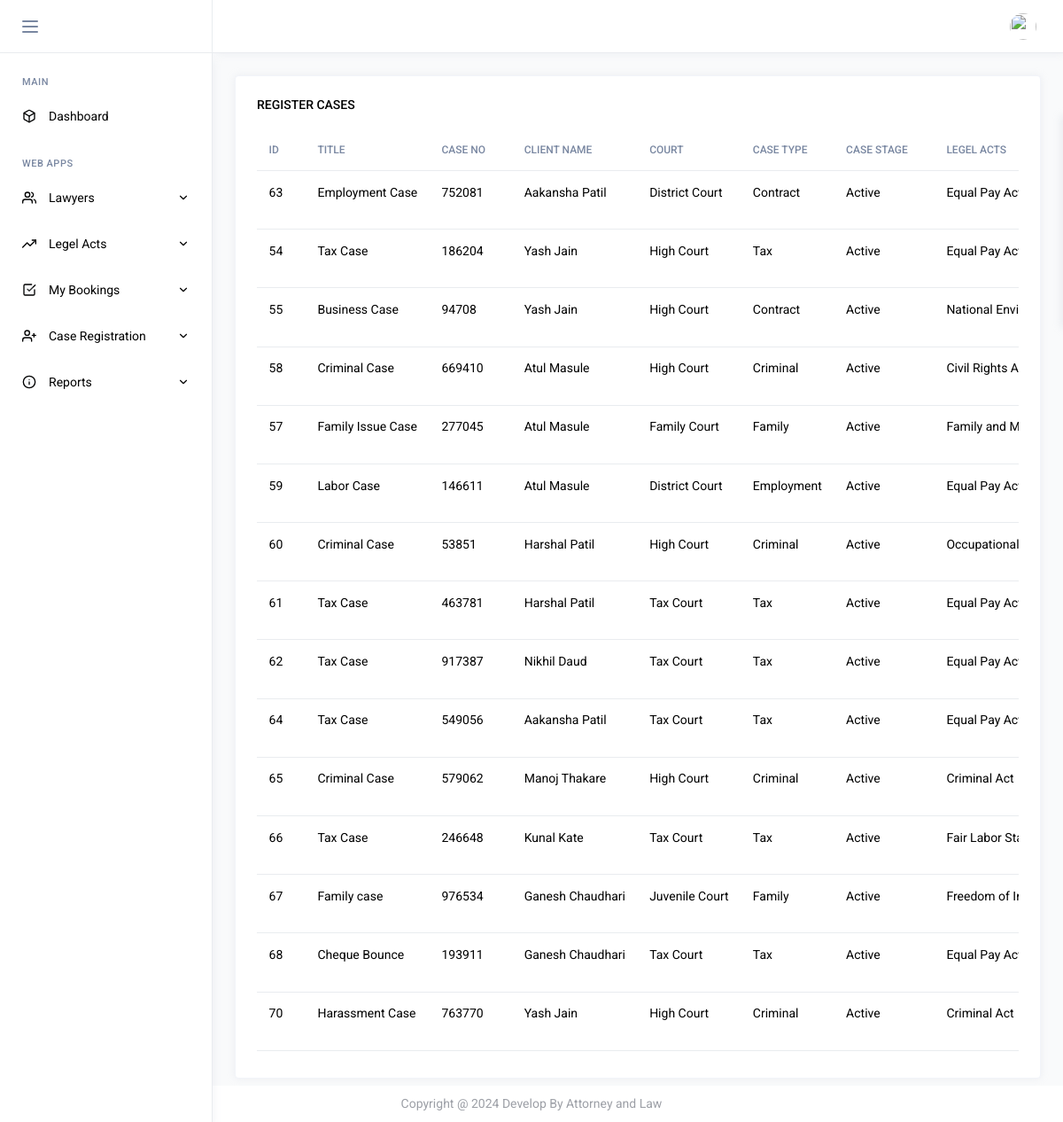
The app's page /lawyer-appointment-system/clients/control/view_case.php (signed in) with its own data.
### tables this page shows
CREATE TABLE `case_register` (
  `id` int(11) NOT NULL,
  `title` varchar(50) NOT NULL,
  `case_no` varchar(20) NOT NULL,
  `client_name` varchar(50) NOT NULL,
  `court` varchar(50) NOT NULL,
  `case_type` varchar(50) NOT NULL,
  `case_stage` varchar(50) NOT NULL,
  `legel_acts` varchar(50) NOT NULL,
  `description` varchar(100) NOT NULL,
  `lawyer_name` varchar(255) NOT NULL,
  `filling_date` date NOT NULL,
  `hearing_date` date NOT NULL,
  `opposite_lawyer` varchar(50) NOT NULL,
  `total_fees` int(20) NOT NULL,
  `unpaid` int(20) NOT NULL
);

CREATE TABLE `clients` (
  `id` int(11) NOT NULL,
  `name` varchar(50) NOT NULL,
  `gender` varchar(10) NOT NULL,
  `dob` varchar(50) NOT NULL,
  `email` varchar(50) NOT NULL,
  `password` varchar(255) DEFAULT NULL,
  `mobile` varchar(20) NOT NULL,
  `address` varchar(100) NOT NULL,
  `status` varchar(20) NOT NULL COMMENT '0-active,1-deactive'
);

CREATE TABLE `court` (
  `id` int(11) NOT NULL,
  `court_category` varchar(50) NOT NULL
);

CREATE TABLE `case_types` (
  `id` int(11) NOT NULL,
  `case_type` varchar(50) NOT NULL
);

CREATE TABLE `legel_acts` (
  `id` int(11) NOT NULL,
  `act_name` varchar(50) NOT NULL,
  `status` int(20) NOT NULL
);

### lawyer-appointment-system/clients/control/view_case.php (the view, shortened to what this page needs)
<?php
   include("../auth/header.php");
    ?>
<?php include("../auth/sidebar.php");?>
<link rel="stylesheet" href="popup_style.css">
<div class="page-content">
   <div class="row">
      <div class="col-md-12 grid-margin stretch-card">
         <div class="card">
            <div class="card-body">
               <h6 class="card-title">register cases</h6>
               <div class="table-responsive">
                  <table id="dataTableExample" class="table">
                     <thead>
                        <tr>
                           <th>Id</th>
                           <th>Title</th>
                           <th>Case No</th>
                           <th>Client Name</th>
                           <th>Court</th>
                           <th>Case Type</th>
                           <th>Case stage</th>
                           <th>Legel Acts</th>
                        </tr>
                     </thead>
                     <tbody>
                        <?php
                           include 'connection1.php';
                           $case_sql = "select *,case_register.id as case_register_id, clients.name as clients_name from case_register,clients,case_types,court,case_stage,legel_acts where case_register.client_name = clients.id and case_register.case_type =case_types.id and case_register.court=court.id and case_register.case_stage = case_stage.id and case_register.legel_acts = legel_acts.id";
                           $result = $conn->query($case_sql);
                           if($result->num_rows > 0){
                           while($row = $result->fetch_assoc()){
                           ?>
                        <tr>
                           <td class="sorting_1"><?=$row['case_register_id'];?></td>
                           <td class="sorting_1"><?=$row['title'];?></td>
                           <td class="sorting_1"><?=$row['case_no'];?></td>
                           <td class="sorting_1"><?=$row['clients_name'];?></td>
                           <td class="sorting_1"><?=$row['court_category'];?></td>
                           <td class="sorting_1"><?=$row['case_type'];?></td>
                           <td class="sorting_1"><?php  if($row['status']=="0")
                              echo "Active";
                               else
                              echo "Inactive";?></td>
                           <td class="sorting_1"><?=$row['act_name'];?></td>
                        </tr>
                        <?php
                           }
                           }
                           else{
                           	echo"sql error".$sql."<br>".$conn->error;
                           }
                           ?>
                     </tbody>
                  </table>
               </div>
            </div>
         </div>
      </div>
   </div>
</div>
<?php
   include("../auth/footer.php");
    ?>

### records on screen
case_register: id "63", title "Employment Case", case_no "752081", clients.name "Aakansha Patil", court.court_category "District Court", case_types.case_type "Contract", legel_acts.act_name "Equal Pay…"
case_register: id "54", title "Tax Case", case_no "186204", clients.name "Yash Jain", court.court_category "High Court", case_types.case_type "Tax", legel_acts.act_name "Equal Pay…"
case_register: id "55", title "Business Case", case_no "94708", clients.name "Yash Jain", court.court_category "High Court", case_types.case_type "Contract", legel_acts.act_name "National…"
case_register: id "58", title "Criminal Case", case_no "669410", clients.name "Atul Masule", court.court_category "High Court", case_types.case_type "Criminal", legel_acts.act_name "Civil Rights…"
case_register: id "57", title "Family Issue Case", case_no "277045", clients.name "Atul Masule", court.court_category "Family Court", case_types.case_type "Family", legel_acts.act_name "Family and…"
case_register: id "59", title "Labor Case", case_no "146611", clients.name "Atul Masule", court.court_category "District Court", case_types.case_type "Employment", legel_acts.act_name "Equal Pay…"
case_register: id "60", title "Criminal Case", case_no "53851", clients.name "Harshal Patil", court.court_category "High Court", case_types.case_type "Criminal", legel_acts.act_name "Occupational…"
case_register: id "61", title "Tax Case", case_no "463781", clients.name "Harshal Patil", court.court_category "Tax Court", case_types.case_type "Tax", legel_acts.act_name "Equal Pay…"
case_register: id "62", title "Tax Case", case_no "917387", clients.name "Nikhil Daud", court.court_category "Tax Court", case_types.case_type "Tax", legel_acts.act_name "Equal Pay…"
case_register: id "64", title "Tax Case", case_no "549056", clients.name "Aakansha Patil", court.court_category "Tax Court", case_types.case_type "Tax", legel_acts.act_name "Equal Pay…"
case_register: id "65", title "Criminal Case", case_no "579062", clients.name "Manoj Thakare", court.court_category "High Court", case_types.case_type "Criminal", legel_acts.act_name "Criminal Act"
case_register: id "66", title "Tax Case", case_no "246648", clients.name "Kunal Kate", court.court_category "Tax Court", case_types.case_type "Tax", legel_acts.act_name "Fair Labor…"
case_register: id "67", title "Family case", case_no "976534", clients.name "Ganesh Chaudhari", court.court_category "Juvenile Court", case_types.case_type "Family", legel_acts.act_name "Freedom of…"
case_register: id "68", title "Cheque Bounce", case_no "193911", clients.name "Ganesh Chaudhari", court.court_category "Tax Court", case_types.case_type "Tax", legel_acts.act_name "Equal Pay…"
case_register: id "70", title "Harassment Case", case_no "763770", clients.name "Yash Jain", court.court_category "High Court", case_types.case_type "Criminal", legel_acts.act_name "Criminal Act"
